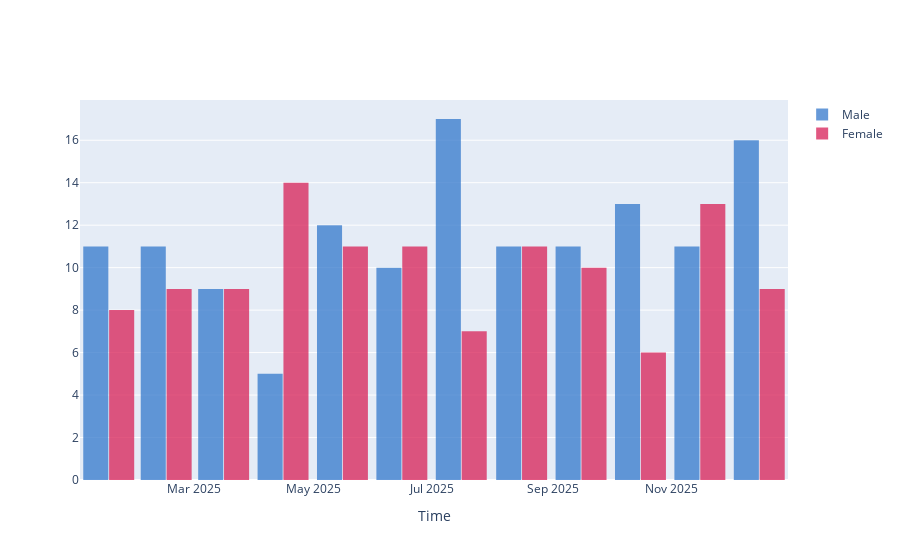

Notebook cell for this chart:
### Code cell
fig = go.Figure()
fig.add_trace(go.Histogram(histfunc="count",
    x=df_male['Date'],
    name='Male', # name used in legend and hov
    marker_color='#3378cc',
    opacity=0.75
))
fig.add_trace(go.Histogram(histfunc="count",
    x=df_female['Date'],
    name='Female', # name used in legend and hov
    marker_color='#d82057',
    opacity=0.75
))


fig.update_layout(
#     title_text='Number of Re-admissions', # title of plot
    xaxis_title_text='Time', # xaxis label
    bargap=0.1, # gap between bars of adjacent location coordinates
    bargroupgap=0.03 # gap between bars of the same location coordinates
)

fig.show()
